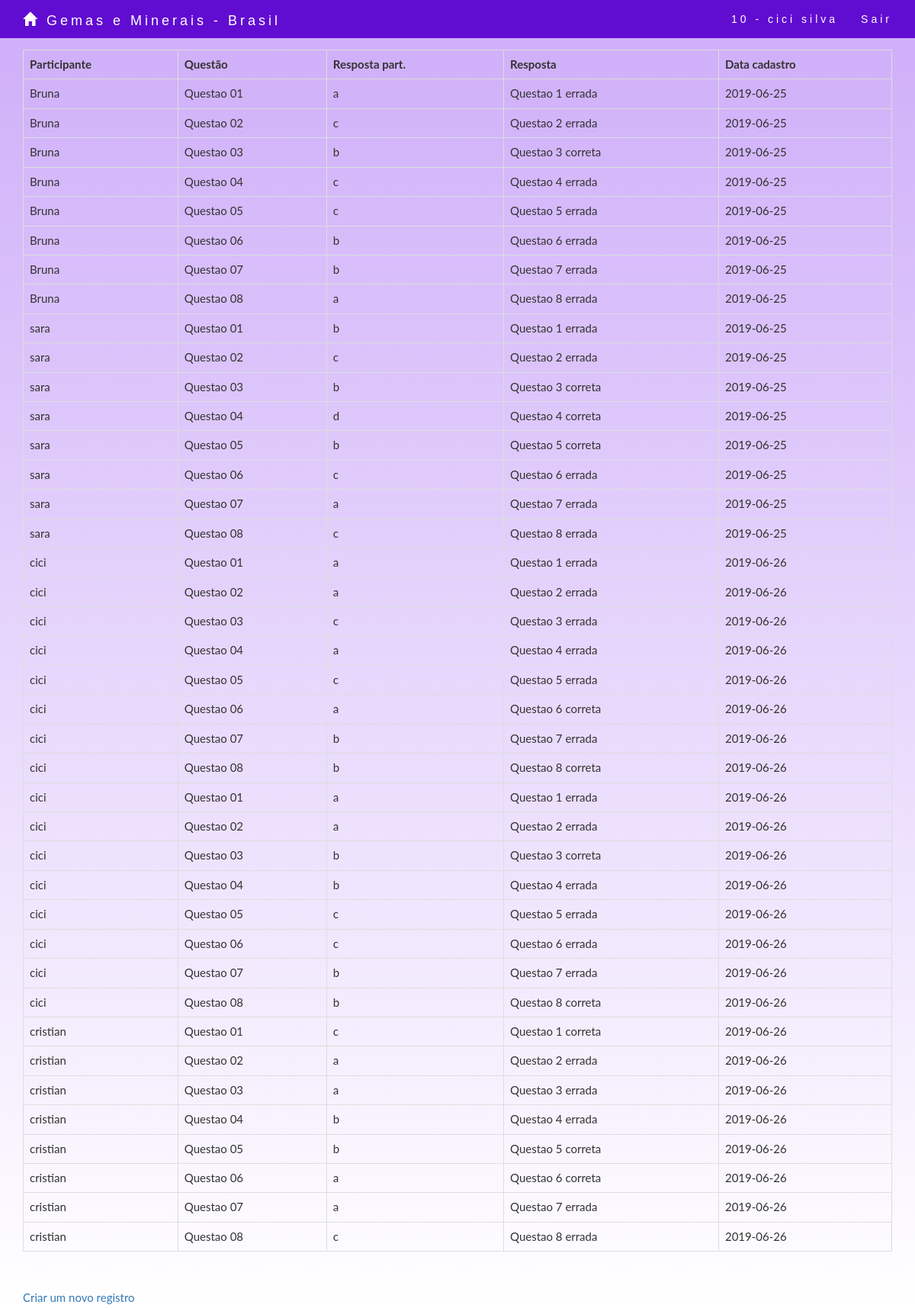
Screenshot of /lista_questionario.php (signed in) with the database file from the repository.
### tables this page shows
CREATE TABLE IF NOT EXISTS `questionario` (
  `id` int(11) NOT NULL AUTO_INCREMENT,
  `participante` varchar(100) NOT NULL,
  `pergunta` varchar(40) NOT NULL,
  `resposta_participante` varchar(40) NOT NULL,
  `resposta_correta` varchar(40) NOT NULL,
  `data_cadastro` date NOT NULL,
  PRIMARY KEY (`id`)
);

### lista_questionario.php (the view, shortened to what this page needs)
<?php
$nome = $_SESSION['nome'];
$sobrenome = $_SESSION['sobrenome'];
$id = $_SESSION['id'];
?>
<!DOCTYPE html>
<html lang="pt" xmlns="http://www.w3.org/1999/xhtml">
    <head>
        <link rel="stylesheet" href="https://maxcdn.bootstrapcdn.com/bootstrap/3.3.7/css/bootstrap.min.css"/>
    </head>
    <body>
        <nav class="navbar navbar-default navbar-fixed-top">
            <div class="container">
                <div class="navbar-header">
                    <a class="navbar-brand" href="inicio.php"> <span class="glyphicon glyphicon-home">	</span> Gemas e Minerais - Brasil</a>
                </div>
                <div class="collapse navbar-collapse" id="myNavbar">
                    <ul class="nav navbar-nav navbar-right">
                        <li><a href="#"><?php echo $id . " - " . $nome . " " . $sobrenome; ?></a></li>
                        <li><a href="?ac=sair" title="Sair">Sair</a></li>
                    </ul>
                </div>
            </div>
        </nav>
        <div class="container">
            <div class="tabela">
                <table class="table table-bordered">
                    <tr>
                        <th>Participante</th>
                        <th>Questão</th>
                        <th>Resposta part.</th>
                        <th>Resposta</th>
                        <th>Data cadastro</th>
                    </tr>
                    <?php
                    try {
                        $connection = new PDO("mysql:host=localhost;dbname=bd01", "root", "");
                    } catch (PDOExcepetion $e) {
                        echo "Falha: " . $e->getMessage();
                        exit();
                    }
                    $rs = $connection->prepare("select * from questionario");
                    if ($rs->execute()) {
                        while ($registro = $rs->fetch(PDO::FETCH_OBJ)) {
                            echo"<tr>";
                            echo"<td>" . $registro->participante . "</td>";
                            echo"<td>" . $registro->pergunta . "</td>";
                            echo"<td>" . $registro->resposta_participante . "</td>";
                            echo"<td>" . $registro->resposta_correta . "</td>";
                            echo"<td>" . $registro->data_cadastro . "</td>";
                            echo"</tr>";
                        }
                    } else {
                        echo "Falha na seleção de usuários!!!!";
                    }
                    ?>
                </table>
            </div>
            <br>
                <a href="cadastro.php">Criar um novo registro</a>
        </div>
    </body>
</html>

### lista_questionario.php (style rules this page uses)
.navbar { margin-bottom: 0; background-color: #610cd1; z-index: 9999; border: 0; font-size: 14px !important; line-height: 1.42857143!important; letter-spacing: 4px; border-radius: 0; font-family: Montserrat, sans-serif; }
.navbar li a, .navbar .navbar-brand { color: #fff !important; }
body { font: 400 15px Lato, sans-serif; line-height: 1.8; background-image: linear-gradient(to top, rgba(255,0,0,0), rgba(206, 173, 249, 1)); }
html, body { height: 100%; }
.tabela { margin-top: 65px; }

### rows the page displays
questionario: participante "Bruna", pergunta "Questao 01", resposta_participante "a", resposta_correta "Questao 1 errada", data_cadastro "2019-06-25"
questionario: participante "Bruna", pergunta "Questao 02", resposta_participante "c", resposta_correta "Questao 2 errada", data_cadastro "2019-06-25"
questionario: participante "Bruna", pergunta "Questao 03", resposta_participante "b", resposta_correta "Questao 3 correta", data_cadastro "2019-06-25"
questionario: participante "Bruna", pergunta "Questao 04", resposta_participante "c", resposta_correta "Questao 4 errada", data_cadastro "2019-06-25"
questionario: participante "Bruna", pergunta "Questao 05", resposta_participante "c", resposta_correta "Questao 5 errada", data_cadastro "2019-06-25"
questionario: participante "Bruna", pergunta "Questao 06", resposta_participante "b", resposta_correta "Questao 6 errada", data_cadastro "2019-06-25"
questionario: participante "Bruna", pergunta "Questao 07", resposta_participante "b", resposta_correta "Questao 7 errada", data_cadastro "2019-06-25"
questionario: participante "Bruna", pergunta "Questao 08", resposta_participante "a", resposta_correta "Questao 8 errada", data_cadastro "2019-06-25"
questionario: participante "sara", pergunta "Questao 01", resposta_participante "b", resposta_correta "Questao 1 errada", data_cadastro "2019-06-25"
questionario: participante "sara", pergunta "Questao 02", resposta_participante "c", resposta_correta "Questao 2 errada", data_cadastro "2019-06-25"
questionario: participante "sara", pergunta "Questao 03", resposta_participante "b", resposta_correta "Questao 3 correta", data_cadastro "2019-06-25"
questionario: participante "sara", pergunta "Questao 04", resposta_participante "d", resposta_correta "Questao 4 correta", data_cadastro "2019-06-25"
questionario: participante "sara", pergunta "Questao 05", resposta_participante "b", resposta_correta "Questao 5 correta", data_cadastro "2019-06-25"
questionario: participante "sara", pergunta "Questao 06", resposta_participante "c", resposta_correta "Questao 6 errada", data_cadastro "2019-06-25"
questionario: participante "sara", pergunta "Questao 07", resposta_participante "a", resposta_correta "Questao 7 errada", data_cadastro "2019-06-25"
questionario: participante "sara", pergunta "Questao 08", resposta_participante "c", resposta_correta "Questao 8 errada", data_cadastro "2019-06-25"
questionario: participante "cici", pergunta "Questao 01", resposta_participante "a", resposta_correta "Questao 1 errada", data_cadastro "2019-06-26"
questionario: participante "cici", pergunta "Questao 02", resposta_participante "a", resposta_correta "Questao 2 errada", data_cadastro "2019-06-26"
questionario: participante "cici", pergunta "Questao 03", resposta_participante "c", resposta_correta "Questao 3 errada", data_cadastro "2019-06-26"
questionario: participante "cici", pergunta "Questao 04", resposta_participante "a", resposta_correta "Questao 4 errada", data_cadastro "2019-06-26"
questionario: participante "cici", pergunta "Questao 05", resposta_participante "c", resposta_correta "Questao 5 errada", data_cadastro "2019-06-26"
questionario: participante "cici", pergunta "Questao 06", resposta_participante "a", resposta_correta "Questao 6 correta", data_cadastro "2019-06-26"
questionario: participante "cici", pergunta "Questao 07", resposta_participante "b", resposta_correta "Questao 7 errada", data_cadastro "2019-06-26"
questionario: participante "cici", pergunta "Questao 08", resposta_participante "b", resposta_correta "Questao 8 correta", data_cadastro "2019-06-26"
questionario: participante "cici", pergunta "Questao 01", resposta_participante "a", resposta_correta "Questao 1 errada", data_cadastro "2019-06-26"
questionario: participante "cici", pergunta "Questao 02", resposta_participante "a", resposta_correta "Questao 2 errada", data_cadastro "2019-06-26"
questionario: participante "cici", pergunta "Questao 03", resposta_participante "b", resposta_correta "Questao 3 correta", data_cadastro "2019-06-26"
questionario: participante "cici", pergunta "Questao 04", resposta_participante "b", resposta_correta "Questao 4 errada", data_cadastro "2019-06-26"
questionario: participante "cici", pergunta "Questao 05", resposta_participante "c", resposta_correta "Questao 5 errada", data_cadastro "2019-06-26"
questionario: participante "cici", pergunta "Questao 06", resposta_participante "c", resposta_correta "Questao 6 errada", data_cadastro "2019-06-26"
questionario: participante "cici", pergunta "Questao 07", resposta_participante "b", resposta_correta "Questao 7 errada", data_cadastro "2019-06-26"
questionario: participante "cici", pergunta "Questao 08", resposta_participante "b", resposta_correta "Questao 8 correta", data_cadastro "2019-06-26"
questionario: participante "cristian", pergunta "Questao 01", resposta_participante "c", resposta_correta "Questao 1 correta", data_cadastro "2019-06-26"
questionario: participante "cristian", pergunta "Questao 02", resposta_participante "a", resposta_correta "Questao 2 errada", data_cadastro "2019-06-26"
questionario: participante "cristian", pergunta "Questao 03", resposta_participante "a", resposta_correta "Questao 3 errada", data_cadastro "2019-06-26"
questionario: participante "cristian", pergunta "Questao 04", resposta_participante "b", resposta_correta "Questao 4 errada", data_cadastro "2019-06-26"
questionario: participante "cristian", pergunta "Questao 05", resposta_participante "b", resposta_correta "Questao 5 correta", data_cadastro "2019-06-26"
questionario: participante "cristian", pergunta "Questao 06", resposta_participante "a", resposta_correta "Questao 6 correta", data_cadastro "2019-06-26"
questionario: participante "cristian", pergunta "Questao 07", resposta_participante "a", resposta_correta "Questao 7 errada", data_cadastro "2019-06-26"
questionario: participante "cristian", pergunta "Questao 08", resposta_participante "c", resposta_correta "Questao 8 errada", data_cadastro "2019-06-26"

### other values shown
$id "10"
$nome "cici"
$sobrenome "silva"
